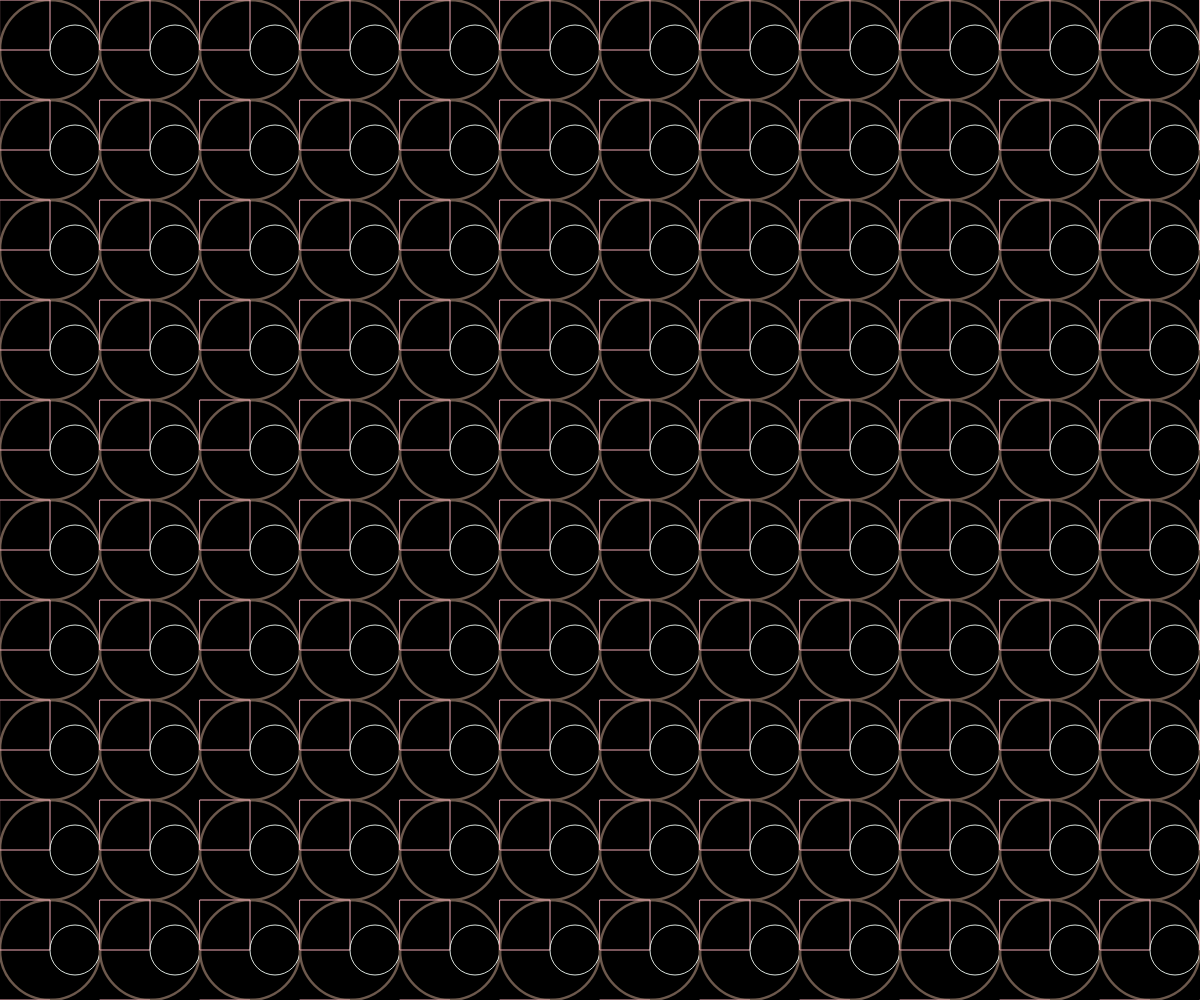
Frame 1 (no input)
Frame 60 (no input): identical to frame 1, image omitted
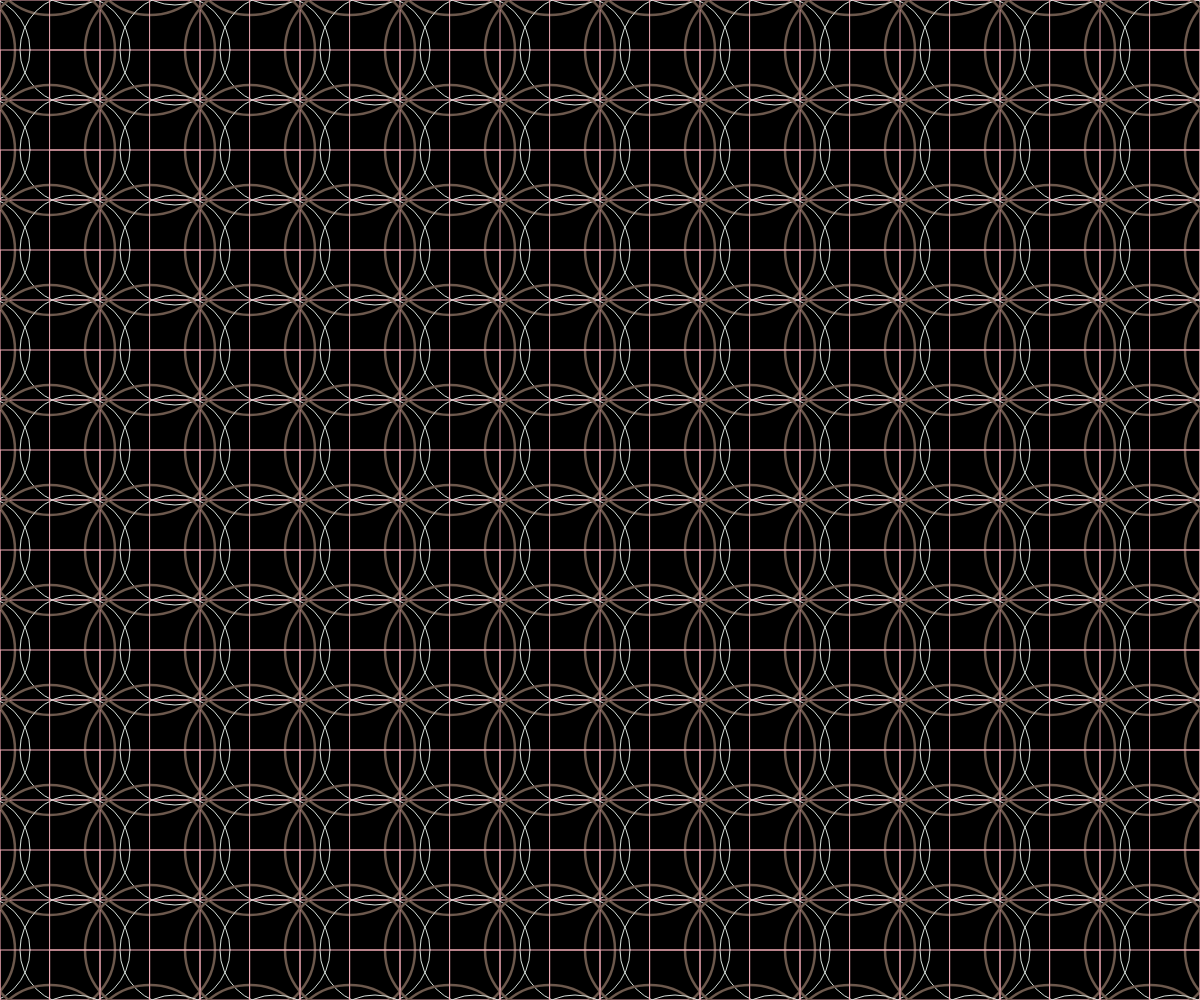
Frame 120 (the mouse pressed at the canvas centre since frame 60)

The p5.js sketch that drew these frames (run headless with seeded random() and noise() and a simulated clock; from frame 60 on, the mouse is pressed at the canvas centre):

// p5.js sketch
// ── sketch.js
function setup() {
  createCanvas(windowWidth, windowHeight);
}

function draw() {
  background(0);
  noFill()
for(var j=-1;j<int(height/50);j++)
  {
  for(var i=-1;i<int(width/50);i++)
    {
      stroke("#6c584c")
      strokeWeight(2.5)
      rectMode(CENTER)
      ellipse(50+(i*100),50+(j*100),100+mouseX/20)
      stroke("#f4acb7")
      strokeWeight(1)
      rect(25+(i*100),25+(j*100),50+mouseY/5)
      stroke("#d8e2dc")
      strokeWeight(1)
      ellipse(75+(i*100),50+(j*100),50+mouseX/10)  
    }
  }
}
